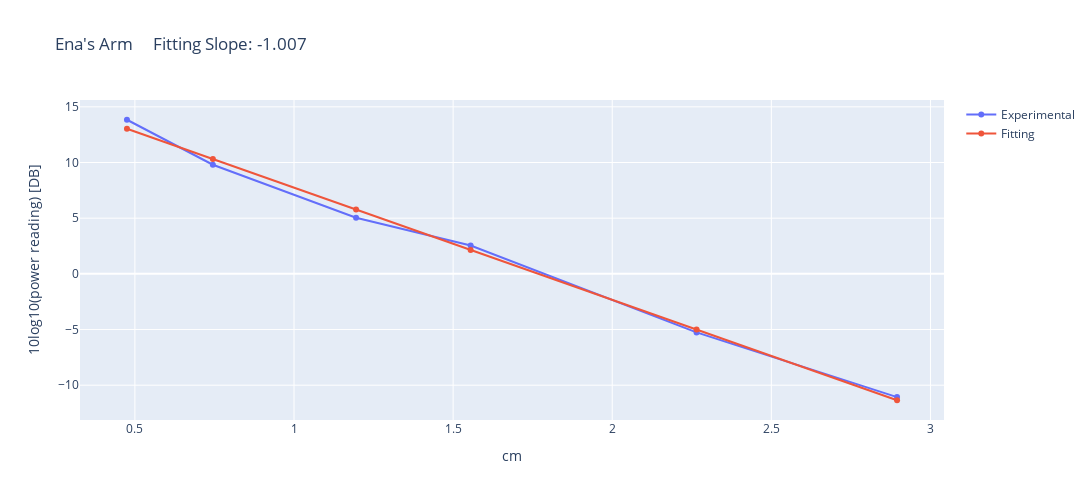

The notebook cell this image was saved under:
### Code cell
pwr_dist = go.Figure()
pwr_dist.add_trace(go.Scatter(x = dist_cm_a, y =pwr_rd_a, name = 'Experimental',showlegend=True))
pwr_dist.add_trace(go.Scatter(x = dist_cm_a, y =y_a, name = 'Fitting',showlegend=True))
pwr_dist.update_layout(autosize=False,width=1500,height=500,title = "Ena's Arm     Fitting Slope: "+str(np.round(m_a/10,3)), yaxis_title= '10log10(power reading) [DB]', xaxis_title = 'cm')

### Figure 1 — Plotly figure (JSON) as saved in the notebook; plotly's stock layout.template omitted (floating-point values rounded to 4 significant figures)
{"data": [{"name": "Experimental", "showlegend": true, "type": "scatter", "x": [0.475, 0.745, 1.195, 1.555, 2.265, 2.895], "y": [13.84, 9.8, 5.038, 2.545, -5.256, -11.07]}, {"name": "Fitting", "showlegend": true, "type": "scatter", "x": [0.475, 0.745, 1.195, 1.555, 2.265, 2.895], "y": [13.03, 10.31, 5.774, 2.147, -5.005, -11.35]}], "layout": {"autosize": false, "height": 500, "title": {"text": "Ena's Arm     Fitting Slope: -1.007"}, "width": 1500, "xaxis": {"autorange": true, "range": [0.3316, 3.038], "title": {"text": "cm"}, "type": "linear"}, "yaxis": {"autorange": true, "range": [-13.13, 15.61], "title": {"text": "10log10(power reading) [DB]"}, "type": "linear"}}}
